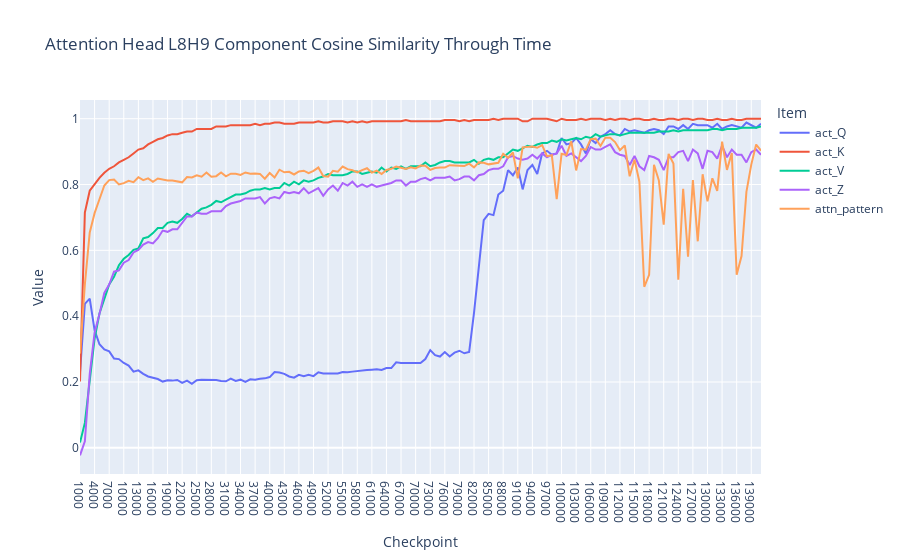

Here is the notebook cell this chart was saved with:
### Code cell
# load json
import pandas as pd
with open("similarity_through_time_last_pos.json", "r") as f:
    similarity_through_time = json.load(f)

def plot_head_component_cosine_similarity(head, similarity_through_time):
    # Convert nested dictionary to a list of dictionaries
    data_list = []
    for checkpoint, heads in similarity_through_time.items():
        for item, value in heads[head].items():
            data_list.append({'Checkpoint': checkpoint, 'Item': item, 'Value': value})

    # Convert list to Pandas DataFrame
    df = pd.DataFrame(data_list)

    # Use Plotly Express to create the line chart
    # Ensure each 'Item' gets its own line by specifying it in the 'color' parameter
    fig = px.line(df, x='Checkpoint', y='Value', color='Item',
                  title=f'Attention Head {head} Component Cosine Similarity Through Time')

    # Show the figure
    fig.show()

    return df

df = plot_head_component_cosine_similarity("L8H9", similarity_through_time)

### Figure 1 — Plotly figure (JSON) as saved in the notebook; plotly's stock layout.template omitted (floating-point values rounded to 4 significant figures; data arrays with more than 128 entries replaced by an {"elided": "..."} marker saying what was removed)
{"data": [{"hovertemplate": "Item=act_Q<br>Checkpoint=%{x}<br>Value=%{y}<extra></extra>", "legendgroup": "act_Q", "line": {"color": "#636efa", "dash": "solid"}, "marker": {"symbol": "circle"}, "mode": "lines", "name": "act_Q", "orientation": "v", "showlegend": true, "type": "scatter", "x": {"elided": "141 str values"}, "xaxis": "x", "y": {"elided": "141 float values"}, "yaxis": "y"}, {"hovertemplate": "Item=act_K<br>Checkpoint=%{x}<br>Value=%{y}<extra></extra>", "legendgroup": "act_K", "line": {"color": "#EF553B", "dash": "solid"}, "marker": {"symbol": "circle"}, "mode": "lines", "name": "act_K", "orientation": "v", "showlegend": true, "type": "scatter", "x": {"elided": "141 str values"}, "xaxis": "x", "y": {"elided": "141 float values"}, "yaxis": "y"}, {"hovertemplate": "Item=act_V<br>Checkpoint=%{x}<br>Value=%{y}<extra></extra>", "legendgroup": "act_V", "line": {"color": "#00cc96", "dash": "solid"}, "marker": {"symbol": "circle"}, "mode": "lines", "name": "act_V", "orientation": "v", "showlegend": true, "type": "scatter", "x": {"elided": "141 str values"}, "xaxis": "x", "y": {"elided": "141 float values"}, "yaxis": "y"}, {"hovertemplate": "Item=act_Z<br>Checkpoint=%{x}<br>Value=%{y}<extra></extra>", "legendgroup": "act_Z", "line": {"color": "#ab63fa", "dash": "solid"}, "marker": {"symbol": "circle"}, "mode": "lines", "name": "act_Z", "orientation": "v", "showlegend": true, "type": "scatter", "x": {"elided": "141 str values"}, "xaxis": "x", "y": {"elided": "141 float values"}, "yaxis": "y"}, {"hovertemplate": "Item=attn_pattern<br>Checkpoint=%{x}<br>Value=%{y}<extra></extra>", "legendgroup": "attn_pattern", "line": {"color": "#FFA15A", "dash": "solid"}, "marker": {"symbol": "circle"}, "mode": "lines", "name": "attn_pattern", "orientation": "v", "showlegend": true, "type": "scatter", "x": {"elided": "141 str values"}, "xaxis": "x", "y": {"elided": "141 float values"}, "yaxis": "y"}], "layout": {"legend": {"title": {"text": "Item"}, "tracegroupgap": 0}, "title": {"text": "Attention Head L8H9 Component Cosine Similarity Through Time"}, "xaxis": {"anchor": "y", "domain": [0, 1], "title": {"text": "Checkpoint"}}, "yaxis": {"anchor": "x", "domain": [0, 1], "title": {"text": "Value"}}}}
